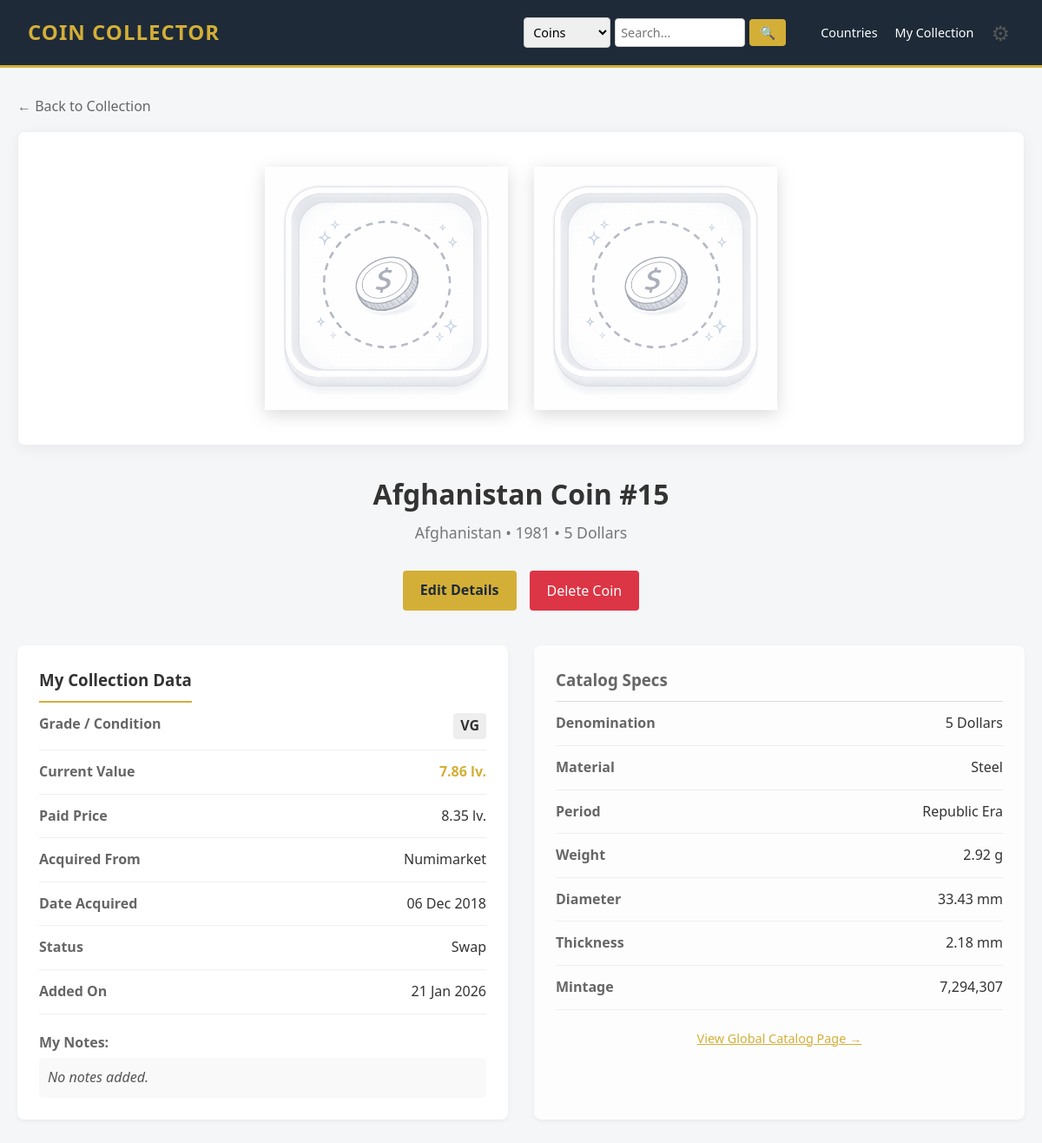
Screenshot of /user_coin_details.php?id=79 (signed in) with the database file from the repository.
### tables this page shows
CREATE TABLE IF NOT EXISTS user_coins (
    id INT AUTO_INCREMENT PRIMARY KEY,
    user_id INT NOT NULL,
    catalog_coin_id INT NOT NULL, 
    
    grade VARCHAR(50), 
    status ENUM('collection', 'swap', 'sell', 'wishlist') DEFAULT 'collection',
    
    price DECIMAL(10,2) DEFAULT 0.00,  
    purchase_price DECIMAL(10,2) DEFAULT NULL, 
    purchase_date DATE DEFAULT NULL, 
    purchase_location VARCHAR(100) DEFAULT NULL,  
    
    is_favorite TINYINT(1) DEFAULT 0, 
    
    private_notes TEXT,
    own_image_front VARCHAR(255),
    own_image_back VARCHAR(255),
    
    added_at TIMESTAMP DEFAULT CURRENT_TIMESTAMP,
    FOREIGN KEY (user_id) REFERENCES users(id) ON DELETE CASCADE,
    FOREIGN KEY (catalog_coin_id) REFERENCES catalog_coins(id) ON DELETE CASCADE
);

CREATE TABLE IF NOT EXISTS catalog_coins (
    id INT AUTO_INCREMENT PRIMARY KEY,
    country_id INT NOT NULL,
    title VARCHAR(255) NOT NULL, 
    denomination VARCHAR(50), 
    year INT,
    period VARCHAR(100),
    material VARCHAR(100),
    description TEXT,
    
    weight DECIMAL(10, 2) DEFAULT NULL,  
    diameter DECIMAL(10, 2) DEFAULT NULL, 
    thickness DECIMAL(10, 2) DEFAULT NULL, 
    shape VARCHAR(50) DEFAULT 'Round',  
    mintage INT DEFAULT NULL,  
    
    catalog_image_front VARCHAR(255),
    catalog_image_back VARCHAR(255),
    
    created_by_user_id INT, 
    is_approved TINYINT(1) DEFAULT 0,
    
    created_at TIMESTAMP DEFAULT CURRENT_TIMESTAMP,
    FOREIGN KEY (country_id) REFERENCES countries(id),
    FOREIGN KEY (created_by_user_id) REFERENCES users(id)
);

CREATE TABLE IF NOT EXISTS countries (
    id INT AUTO_INCREMENT PRIMARY KEY,
    name VARCHAR(100) NOT NULL,
    iso_code_2 VARCHAR(2) NOT NULL,  
    iso_code_3 VARCHAR(3) NOT NULL,  
    continent ENUM('Africa', 'Antarctica', 'Asia', 'Europe', 'North America', 'Oceania', 'South America', 'Unknown') DEFAULT 'Unknown',
    flag_image VARCHAR(255) DEFAULT NULL,
    
    is_historical TINYINT(1) DEFAULT 0  
);

### user_coin_details.php (the view, shortened to what this page needs)
<?php
require 'config/db.php';
$user_coin_id = isset($_GET['id']) ? (int)$_GET['id'] : 0;
$user_id = $_SESSION['user_id'];
$sql = "SELECT
            uc.*,
            cc.title, cc.denomination, cc.year, cc.material, cc.period,
            cc.weight, cc.diameter, cc.thickness, cc.mintage,
            cc.catalog_image_front, cc.catalog_image_back,
            c.name as country_name, c.flag_image
        FROM user_coins uc
        JOIN catalog_coins cc ON uc.catalog_coin_id = cc.id
        JOIN countries c ON cc.country_id = c.id
        WHERE uc.id = ? AND uc.user_id = ?";
$stmt = $pdo->prepare($sql);
$stmt->execute([$user_coin_id, $user_id]);
$coin = $stmt->fetch();
?>
<!DOCTYPE html>
<html lang="en">
<head>
    <link rel="stylesheet" href="assets/css/styles.css">
</head>
<body>
    <?php include 'includes/navbar.php'; ?>
    <div class="container">
        <a href="index.php" style="color: #666; text-decoration: none; display: inline-block; margin-bottom: 15px;">&larr; Back to Collection</a>
        <div class="image-hero">
            <?php
            $front = 'assets/images/no-coin.png';
            $back = 'assets/images/no-coin.png';
            ?>
            <img src="<?php echo htmlspecialchars($front); ?>" class="coin-large-img" alt="Front">
            <img src="<?php echo htmlspecialchars($back); ?>" class="coin-large-img" alt="Back">
        </div>
        <div class="coin-header-info">
            <h1 class="coin-title"><?php echo htmlspecialchars($coin['title']); ?></h1>
            <div class="coin-subtitle">
                <?php echo htmlspecialchars($coin['country_name']); ?> • <?php echo $coin['year']; ?> • <?php echo htmlspecialchars($coin['denomination']); ?>
            </div>
        </div>
        <div class="action-bar">
            <a href="edit_coin.php?id=<?php echo $coin['id']; ?>" class="btn btn-accent" style="min-width: 120px;">
                Edit Details
            </a>
            <button onclick="openDeleteModal()" class="btn" style="background: #dc3545; color: white; min-width: 120px;">
                Delete Coin
            </button>
        </div>
        <div class="details-container">
            <div class="details-card">
                <h3 style="margin-top: 0; border-bottom: 2px solid var(--accent-color); padding-bottom: 10px; display: inline-block;">My Collection Data</h3>
                <div class="data-row">
                    <span class="data-label">Grade / Condition</span>
                    <span class="data-value" style="font-weight: bold; background: #eee; padding: 2px 8px; border-radius: 4px;">
                        <?php echo htmlspecialchars($coin['grade']); ?>
                    </span>
                </div>
                <div class="data-row">
                    <span class="data-label">Current Value</span>
                    <span class="data-value" style="color: var(--accent-color); font-weight: bold;">
                        <?php echo $coin['price'] > 0 ? number_format($coin['price'], 2) . ' lv.' : '-'; ?>
                    </span>
                </div>
                <?php if($coin['purchase_price'] > 0): ?>
                <div class="data-row">
                    <span class="data-label">Paid Price</span>
                    <span class="data-value"><?php echo number_format($coin['purchase_price'], 2); ?> lv.</span>
                </div>
                <?php endif; ?>
                <?php if($coin['purchase_location']): ?>
                <div class="data-row">
                    <span class="data-label">Acquired From</span>
                    <span class="data-value"><?php echo htmlspecialchars($coin['purchase_location']); ?></span>
                </div>
                <?php endif; ?>
                <?php if($coin['purchase_date']): ?>
                <div class="data-row">
                    <span class="data-label">Date Acquired</span>
                    <span class="data-value"><?php echo date('d M Y', strtotime($coin['purchase_date'])); ?></span>
                </div>
                <?php endif; ?>
                <div class="data-row">
                    <span class="data-label">Status</span>
                    <span class="data-value"><?php echo ucfirst($coin['status']); ?></span>
                </div>
                <div class="data-row">
                    <span class="data-label">Added On</span>
                    <span class="data-value"><?php echo date('d M Y', strtotime($coin['added_at'])); ?></span>
                </div>
                <div style="margin-top: 20px;">
                    <span class="data-label">My Notes:</span>
                    <p style="background: #f9f9f9; padding: 10px; border-radius: 5px; color: #555; margin-top: 5px; font-style: italic;">
                        <?php echo $coin['private_notes'] ? nl2br(htmlspecialchars($coin['private_notes'])) : 'No notes added.'; ?>
                    </p>
                </div>
            </div>
            <div class="details-card" style="background: #fdfdfd;">
                <h3 style="margin-top: 0; color: #666; border-bottom: 1px solid #ddd; padding-bottom: 10px;">Catalog Specs</h3>
                <div class="data-row">
                    <span class="data-label">Denomination</span>
                    <span class="data-value"><?php echo htmlspecialchars($coin['denomination']); ?></span>
                </div>
                <div class="data-row">
                    <span class="data-label">Material</span>
                    <span class="data-value"><?php echo htmlspecialchars($coin['material']); ?></span>
                </div>
                <div class="data-row">
                    <span class="data-label">Period</span>
                    <span class="data-value"><?php echo htmlspecialchars($coin['period']); ?></span>
                </div>
                <?php if($coin['weight']): ?>
                    <div class="data-row">
                        <span class="data-label">Weight</span>
                        <span class="data-value"><?php echo $coin['weight']; ?> g</span>
                    </div>
                <?php endif; ?>
                <?php if($coin['diameter']): ?>
                    <div class="data-row">
                        <span class="data-label">Diameter</span>
                        <span class="data-value"><?php echo $coin['diameter']; ?> mm</span>
                    </div>
                <?php endif; ?>
                <?php if($coin['thickness']): ?>
                    <div class="data-row">
                        <span class="data-label">Thickness</span>
                        <span class="data-value"><?php echo $coin['thickness']; ?> mm</span>
                    </div>
                <?php endif; ?>
                <?php if($coin['mintage']): ?>
                    <div class="data-row">
                        <span class="data-label">Mintage</span>
                        <span class="data-value"><?php echo number_format($coin['mintage']); ?></span>
                    </div>
                <?php endif; ?>
                <div style="margin-top: 20px; text-align: center;">
                    <a href="catalog_coin.php?id=<?php echo $coin['catalog_coin_id']; ?>" style="color: var(--accent-color); font-size: 0.9rem;">
                        View Global Catalog Page &rarr;
                    </a>
                </div>
            </div>
        </div>
    </div>
</body>
</html>

### assets/css/styles.css (style rules this page uses)
:root { --primary-color: #1e2a38; --accent-color: #d4af37; --bg-color: #f4f6f8; --white: #ffffff; --text-color: #333333; --text-light: #8898aa; --danger: #e74c3c; }
* { box-sizing: border-box; margin: 0; padding: 0; font-family: "Segoe UI", Tahoma, Geneva, Verdana, sans-serif; }
body { background-color: var(--bg-color); color: var(--text-color); line-height: 1.6; }
.container { max-width: 1200px; margin: 2rem auto; padding: 0 20px; }
.btn { display: inline-block; padding: 10px 20px; background-color: var(--primary-color); color: var(--white); border: none; border-radius: 4px; cursor: pointer; text-decoration: none; font-size: 1rem; transition: background 0.3s; }
.btn-accent { background-color: var(--accent-color); color: var(--primary-color); font-weight: bold; }
.coin-title { font-weight: bold; color: var(--primary-color); margin-bottom: 5px; }
.image-hero { background: white; padding: 40px; border-radius: 8px; box-shadow: 0 4px 15px rgba(0, 0, 0, 0.05); display: flex; justify-content: center; gap: 30px; margin-bottom: 30px; border: 1px solid #eee; }
.coin-large-img { max-width: 100%; height: 280px; object-fit: contain; transition: transform 0.3s; filter: drop-shadow(0 5px 10px rgba(0, 0, 0, 0.15)); }
.coin-header-info { text-align: center; margin-bottom: 30px; }
.coin-title { font-size: 2rem; margin: 0; color: #333; }
.coin-subtitle { color: #777; font-size: 1.1rem; margin-top: 5px; }
.action-bar { display: flex; justify-content: center; gap: 15px; margin-bottom: 40px; }
.details-container { display: grid; grid-template-columns: 1fr 1fr; gap: 30px; }
.details-card { background: white; padding: 25px; border-radius: 8px; box-shadow: 0 2px 5px rgba(0, 0, 0, 0.05); }
.data-row { display: flex; justify-content: space-between; padding: 12px 0; border-bottom: 1px solid #eee; }
.data-label { color: #666; font-weight: bold; }
.data-value { color: #333; text-align: right; }

### rows the page displays
user_coins: catalog_coin.title "Afghanistan Coin #15", countries.name "Afghanistan", catalog_coin.year "1981", catalog_coin.denomination "5 Dollars", grade "VG", price "7.86", purchase_price "8.35", purchase_location "Numimarket", purchase_date "06 Dec 2018", status "Swap", added_at "21 Jan 2026", catalog_coin.material "Steel", catalog_coin.period "Republic Era", catalog_coin.weight "2.92", catalog_coin.diameter "33.43", catalog_coin.thickness "2.18", catalog_coin.mintage "7,294,307"
